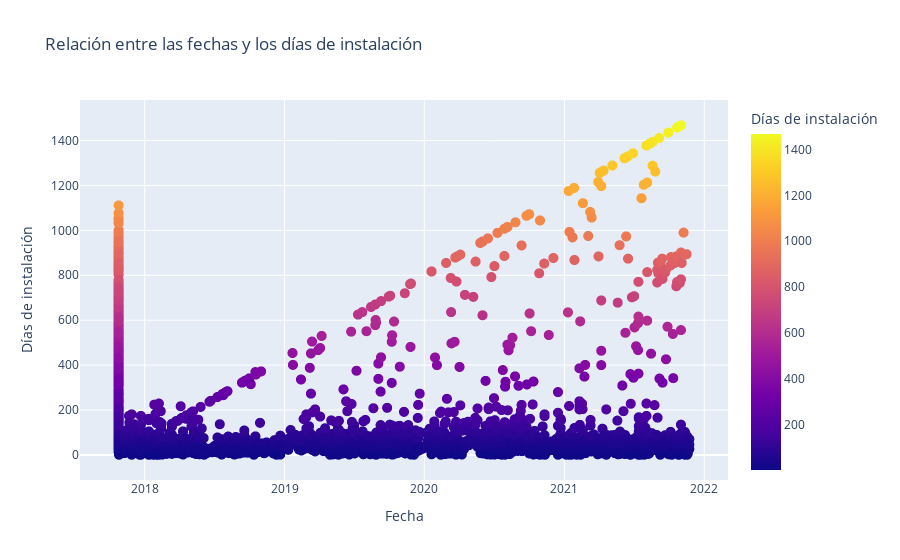

Notebook source saved alongside this figure:
### Code cell
#Creamos un gráfico para analizar la relación entre fechas y días de instalación
import plotly.express as px
# Crear el gráfico interactivo utilizando Plotly
fig = px.scatter(df_install_speed, x='created_at', y='installation_speed', color='installation_speed',
                 labels={'created_at': 'Fecha', 'installation_speed': 'Días de instalación', 'lead_id': 'ID'},
                 title='Relación entre las fechas y los días de instalación')

# Configurar la apariencia del gráfico
fig.update_traces(marker=dict(size=10))

# Mostrar el gráfico interactivo
fig.show()

### Figure 1 — Plotly figure (JSON) as saved in the notebook; plotly's stock layout.template omitted (floating-point values rounded to 4 significant figures; data arrays with more than 128 entries replaced by an {"elided": "..."} marker saying what was removed)
{"data": [{"hovertemplate": "Fecha=%{x}<br>Días de instalación=%{marker.color}<extra></extra>", "legendgroup": "", "marker": {"color": {"elided": "4169 int values"}, "coloraxis": "coloraxis", "size": 10, "symbol": "circle"}, "mode": "markers", "name": "", "showlegend": false, "type": "scattergl", "x": {"elided": "4169 str values"}, "xaxis": "x", "y": {"elided": "4169 int values"}, "yaxis": "y"}], "layout": {"coloraxis": {"colorbar": {"title": {"text": "Días de instalación"}}, "colorscale": [[0, "#0d0887"], [0.1111, "#46039f"], [0.2222, "#7201a8"], [0.3333, "#9c179e"], [0.4444, "#bd3786"], [0.5556, "#d8576b"], [0.6667, "#ed7953"], [0.7778, "#fb9f3a"], [0.8889, "#fdca26"], [1, "#f0f921"]]}, "legend": {"tracegroupgap": 0}, "title": {"text": "Relación entre las fechas y los días de instalación"}, "xaxis": {"anchor": "y", "domain": [0, 1], "title": {"text": "Fecha"}}, "yaxis": {"anchor": "x", "domain": [0, 1], "title": {"text": "Días de instalación"}}}}
